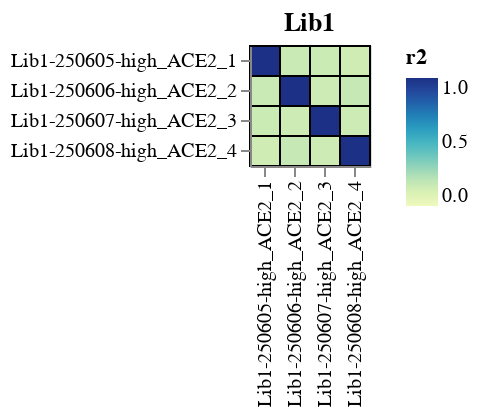

Write notebook code for a chart like this one.
### Markdown cell above
# Correlations in variant functional scores
Correlations among functional scores of variants with the same barcode in the same library:

### Code cell
pre_selection_dates = count_summaries.set_index("selection")[
    "pre_selection_date"
].to_dict()
post_selection_dates = count_summaries.set_index("selection")[
    "post_selection_date"
].to_dict()

corrs = (
    dms_variants.utils.tidy_to_corr(
        df=func_scores.merge(
            count_summaries[["selection", "library"]],
            on="selection",
            validate="many_to_one",
        ),
        sample_col="selection",
        label_col="barcode",
        value_col="func_score",
        group_cols="library",
    )
    .rename(columns={"correlation": "r"})
    .assign(
        r2=lambda x: x["r"] ** 2,
        pre_date_1=lambda x: x["selection_1"].map(pre_selection_dates),
        pre_date_2=lambda x: x["selection_2"].map(pre_selection_dates),
        pre_selection_date=lambda x: x["pre_date_1"].where(
            x["pre_date_1"] == x["pre_date_2"], pd.NA
        ),
        post_date_1=lambda x: x["selection_1"].map(post_selection_dates),
        post_date_2=lambda x: x["selection_2"].map(post_selection_dates),
        post_selection_date=lambda x: x["post_date_1"].where(
            x["post_date_1"] == x["post_date_2"], pd.NA
        ),
    )
    .drop(columns=["pre_date_1", "pre_date_2", "post_date_1", "post_date_2"])
)

for library, library_corr in corrs.groupby("library"):
    corr_chart = (
        alt.Chart(library_corr)
        .encode(
            alt.X("selection_1", title=None),
            alt.Y("selection_2", title=None),
            color=alt.Color("r2", scale=alt.Scale(zero=True)),
            tooltip=[
                alt.Tooltip(c, format=".3g") if c in ["r", "r2"] else c
                for c in corrs.columns
            ],
        )
        .mark_rect(stroke="black")
        .properties(width=alt.Step(15), height=alt.Step(15), title=library)
        .configure_axis(labelLimit=500)
    )

    for sel in selectors:
        corr_chart = corr_chart.add_params(sel).transform_filter(sel)

    corr_chart = corr_chart.properties(autosize=alt.AutoSizeParams(resize=True))

    display(corr_chart)

### Figure 1 — Vega-Lite specification as saved in the notebook (floating-point values rounded to 4 significant figures)
{"config": {"view": {"continuousWidth": 300, "continuousHeight": 300}, "axis": {"labelLimit": 500}}, "data": {"name": "data-bb10fbf57f2da624abc6ad11c18dc304"}, "mark": {"type": "rect", "stroke": "black"}, "autosize": {"resize": true}, "encoding": {"color": {"field": "r2", "scale": {"zero": true}, "type": "quantitative"}, "tooltip": [{"field": "library", "type": "nominal"}, {"field": "selection_1", "type": "nominal"}, {"field": "selection_2", "type": "nominal"}, {"field": "r", "format": ".3g", "type": "quantitative"}, {"field": "r2", "format": ".3g", "type": "quantitative"}, {"field": "pre_selection_date", "type": "nominal"}, {"field": "post_selection_date", "type": "nominal"}], "x": {"field": "selection_1", "title": null, "type": "nominal"}, "y": {"field": "selection_2", "title": null, "type": "nominal"}}, "height": {"step": 15}, "params": [{"name": "param_1", "select": {"type": "point", "fields": ["library"]}, "bind": {"input": "select", "options": [null, "Lib1"], "labels": ["all", "Lib1"], "name": "library"}}, {"name": "param_2", "select": {"type": "point", "fields": ["pre_selection_date"]}, "bind": {"input": "select", "options": [null, "2025-06-05"], "labels": ["all", "2025-06-05"], "name": "pre_selection_date"}}, {"name": "param_3", "select": {"type": "point", "fields": ["post_selection_date"]}, "bind": {"input": "select", "options": [null, "2025-06-05"], "labels": ["all", "2025-06-05"], "name": "post_selection_date"}}], "title": "Lib1", "transform": [{"filter": {"param": "param_1"}}, {"filter": {"param": "param_2"}}, {"filter": {"param": "param_3"}}], "width": {"step": 15}, "$schema": "https://vega.github.io/schema/vega-lite/v5.20.1.json", "datasets": {"data-bb10fbf57f2da624abc6ad11c18dc304": [{"library": "Lib1", "selection_1": "Lib1-250605-high_ACE2_1", "selection_2": "Lib1-250605-high_ACE2_1", "r": 1.0, "r2": 1.0, "pre_selection_date": "2025-06-05", "post_selection_date": "2025-06-05"}, {"library": "Lib1", "selection_1": "Lib1-250606-high_ACE2_2", "selection_2": "Lib1-250605-high_ACE2_1", "r": 0.3941, "r2": 0.1553, "pre_selection_date": "2025-06-05", "post_selection_date": "2025-06-05"}, {"library": "Lib1", "selection_1": "Lib1-250607-high_ACE2_3", "selection_2": "Lib1-250605-high_ACE2_1", "r": 0.39, "r2": 0.1521, "pre_selection_date": "2025-06-05", "post_selection_date": "2025-06-05"}, {"library": "Lib1", "selection_1": "Lib1-250608-high_ACE2_4", "selection_2": "Lib1-250605-high_ACE2_1", "r": 0.3803, "r2": 0.1447, "pre_selection_date": "2025-06-05", "post_selection_date": "2025-06-05"}, {"library": "Lib1", "selection_1": "Lib1-250605-high_ACE2_1", "selection_2": "Lib1-250606-high_ACE2_2", "r": 0.3941, "r2": 0.1553, "pre_selection_date": "2025-06-05", "post_selection_date": "2025-06-05"}, {"library": "Lib1", "selection_1": "Lib1-250606-high_ACE2_2", "selection_2": "Lib1-250606-high_ACE2_2", "r": 1.0, "r2": 1.0, "pre_selection_date": "2025-06-05", "post_selection_date": "2025-06-05"}, {"library": "Lib1", "selection_1": "Lib1-250607-high_ACE2_3", "selection_2": "Lib1-250606-high_ACE2_2", "r": 0.3881, "r2": 0.1506, "pre_selection_date": "2025-06-05", "post_selection_date": "2025-06-05"}, {"library": "Lib1", "selection_1": "Lib1-250608-high_ACE2_4", "selection_2": "Lib1-250606-high_ACE2_2", "r": 0.4174, "r2": 0.1742, "pre_selection_date": "2025-06-05", "post_selection_date": "2025-06-05"}, {"library": "Lib1", "selection_1": "Lib1-250605-high_ACE2_1", "selection_2": "Lib1-250607-high_ACE2_3", "r": 0.39, "r2": 0.1521, "pre_selection_date": "2025-06-05", "post_selection_date": "2025-06-05"}, {"library": "Lib1", "selection_1": "Lib1-250606-high_ACE2_2", "selection_2": "Lib1-250607-high_ACE2_3", "r": 0.3881, "r2": 0.1506, "pre_selection_date": "2025-06-05", "post_selection_date": "2025-06-05"}, {"library": "Lib1", "selection_1": "Lib1-250607-high_ACE2_3", "selection_2": "Lib1-250607-high_ACE2_3", "r": 1.0, "r2": 1.0, "pre_selection_date": "2025-06-05", "post_selection_date": "2025-06-05"}, {"library": "Lib1", "selection_1": "Lib1-250608-high_ACE2_4", "selection_2": "Lib1-250607-high_ACE2_3", "r": 0.3893, "r2": 0.1515, "pre_selection_date": "2025-06-05", "post_selection_date": "2025-06-05"}, {"library": "Lib1", "selection_1": "Lib1-250605-high_ACE2_1", "selection_2": "Lib1-250608-high_ACE2_4", "r": 0.3803, "r2": 0.1447, "pre_selection_date": "2025-06-05", "post_selection_date": "2025-06-05"}, {"library": "Lib1", "selection_1": "Lib1-250606-high_ACE2_2", "selection_2": "Lib1-250608-high_ACE2_4", "r": 0.4174, "r2": 0.1742, "pre_selection_date": "2025-06-05", "post_selection_date": "2025-06-05"}, {"library": "Lib1", "selection_1": "Lib1-250607-high_ACE2_3", "selection_2": "Lib1-250608-high_ACE2_4", "r": 0.3893, "r2": 0.1515, "pre_selection_date": "2025-06-05", "post_selection_date": "2025-06-05"}, {"library": "Lib1", "selection_1": "Lib1-250608-high_ACE2_4", "selection_2": "Lib1-250608-high_ACE2_4", "r": 1.0, "r2": 1.0, "pre_selection_date": "2025-06-05", "post_selection_date": "2025-06-05"}]}}
